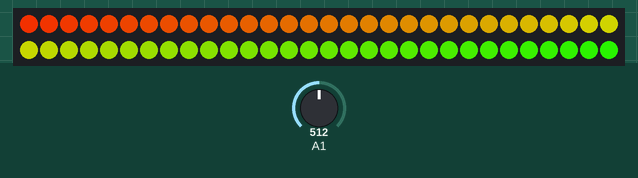
Recording of a sketch running on a simulated ATtiny85, built with avr-gcc and run on an emulated ATtiny85. Parts: 60 RGB LEDs in strip order, left to right, continuing on the next row. The test bench sets the inputs (shaded band); at power-on: A1 = 512.

Above: at 0.79 s.
1.3 s: A1 set to 716
At 2.1 s:
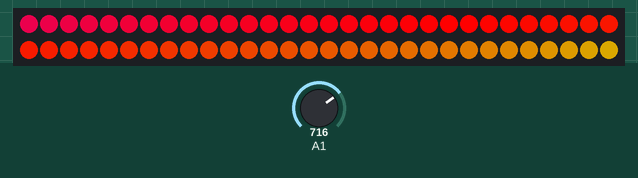
3.0 s: A1 set to 511
At 3.63 s:
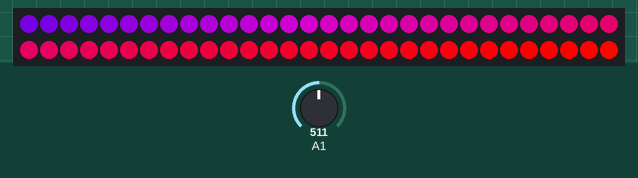
5.6 s: A1 set to 0
At 7.0 s:
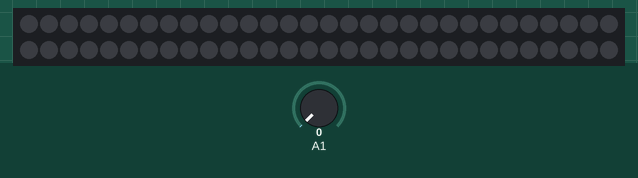
7.5 s: A1 set to 511
At 7.66 s:
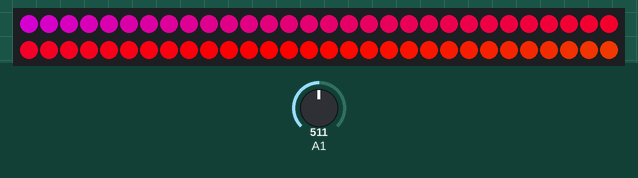
10.5 s: A1 set to 160
At 11.5 s:
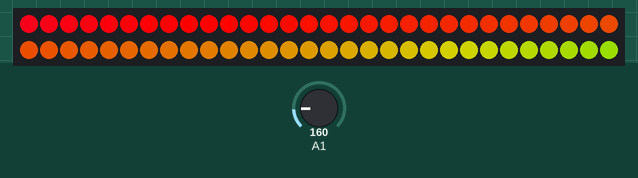
Timing chart, 0 to 13.1 s (numbered marks = the images above; inputs shaded):
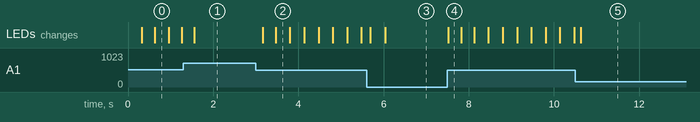

The sketch:

volume.ino
```cpp
#include <SoftwareSerial.h>
#include <Adafruit_NeoPixel.h>
#ifdef __AVR__
#include <avr/power.h>
#endif

#define PIN 4

//   NEO_KHZ800  800 KHz bitstream (most NeoPixel products w/WS2812 LEDs)
//   NEO_KHZ400  400 KHz (classic 'v1' (not v2) FLORA pixels, WS2811 drivers)
//   NEO_GRB     Pixels are wired for GRB bitstream (most NeoPixel products)
//   NEO_RGB     Pixels are wired for RGB bitstream (v1 FLORA pixels, not v2)
//   NEO_RGBW    Pixels are wired for RGBW bitstream (NeoPixel RGBW products)
Adafruit_NeoPixel strip = Adafruit_NeoPixel(60, PIN, NEO_GRB + NEO_KHZ800);

// IMPORTANT: To reduce NeoPixel burnout risk, add 1000 uF capacitor across
// pixel power leads, add 300 - 500 Ohm resistor on first pixel's data input
// and minimize distance between Arduino and first pixel.  Avoid connecting
// on a live circuit...if you must, connect GND first.

void setup() {
  // This is for Trinket 5V 16MHz, you can remove these three lines if you are not using a Trinket
#if defined (__AVR_ATtiny85__)
  if (F_CPU == 16000000) clock_prescale_set(clock_div_1);
#endif
  // End of trinket special code
  //pinMode(5, OUTPUT);
  //Serial.begin(9600);
  strip.begin();

  strip.show(); // Initialize all pixels to 'off'
}
uint8_t colour;
const int buffer_size = 64;
int samples[buffer_size];
int sample;

void loop()
{
  for(int i = 0; i < buffer_size-1; i++){
    samples[i] = samples[i+1];
  }
  int input = analogRead(1);
  samples[buffer_size-1] = input;
  for(int i = 0; i < buffer_size; i++){
    sample += samples[i];
  }
  sample = sample/buffer_size;


  colour+=sample/400;
  strip.setBrightness(min(log(sample)*255,255));
//    if(sample>700){
//      colour+=15;
//      delay(100);
//    }
    //colour += 1;
    uint32_t c = hsl(50, 50, colour);
    for (int i = 0; i < strip.numPixels(); i++) {
      strip.setPixelColor(i, Wheel((i + colour) & 255));

    }
    strip.show();
    //delay(50);
//  }


}

void rainbow(uint8_t wait) {
  uint16_t i, j;

  for (j = 0; j < 256; j++) {
    for (i = 0; i < strip.numPixels(); i++) {
      strip.setPixelColor(i, Wheel((i + j) & 255));
    }
    strip.show();
    delay(wait);
  }
}
uint32_t Wheel(byte WheelPos) {
  WheelPos = 255 - WheelPos;
  if (WheelPos < 85) {
    return strip.Color(255 - WheelPos * 3, 0, WheelPos * 3);
  }
  if (WheelPos < 170) {
    WheelPos -= 85;
    return strip.Color(0, WheelPos * 3, 255 - WheelPos * 3);
  }
  WheelPos -= 170;
  return strip.Color(WheelPos * 3, 255 - WheelPos * 3, 0);
}

uint32_t hsl(uint16_t ih, uint8_t is, uint8_t il) {

  float h, s, l, t1, t2, tr, tg, tb;
  uint8_t r, g, b;

  h = (ih % 360) / 360.0;
  s = constrain(is, 0, 100) / 100.0;
  l = constrain(il, 0, 100) / 100.0;

  if ( s == 0 ) {
    r = g = b = 255 * l;
    return ((uint32_t)r << 16) | ((uint32_t)g <<  8) | b;
  }

  if ( l < 0.5 ) t1 = l * (1.0 + s);
  else t1 = l + s - l * s;

  t2 = 2 * l - t1;
  tr = h + 1 / 3.0;
  tg = h;
  tb = h - 1 / 3.0;

  r = hsl_convert(tr, t1, t2);
  g = hsl_convert(tg, t1, t2);
  b = hsl_convert(tb, t1, t2);

  // NeoPixel packed RGB color
  return ((uint32_t)r << 16) | ((uint32_t)g <<  8) | b;
}
uint8_t hsl_convert(float c, float t1, float t2) {

  if ( c < 0 ) c += 1;
  else if ( c > 1 ) c -= 1;

  if ( 6 * c < 1 ) c = t2 + ( t1 - t2 ) * 6 * c;
  else if ( 2 * c < 1 ) c = t1;
  else if ( 3 * c < 2 ) c = t2 + ( t1 - t2 ) * ( 2 / 3.0 - c ) * 6;
  else c = t2;

  return (uint8_t)(c * 255);
}
```

Measured:
- after the input at 1.3 s, the LEDs: change after 0.26 s (image 1)
- after the input at 3.0 s, the LEDs: first change after 0.17 s (image 2 shows a later state)
- after the input at 5.6 s, the LEDs: first change after 0.09 s (image 3 shows a later state)
- after the input at 7.5 s, the LEDs: change at once (image 4)
- after the input at 10.5 s, the LEDs: change after 0.13 s (image 5)
